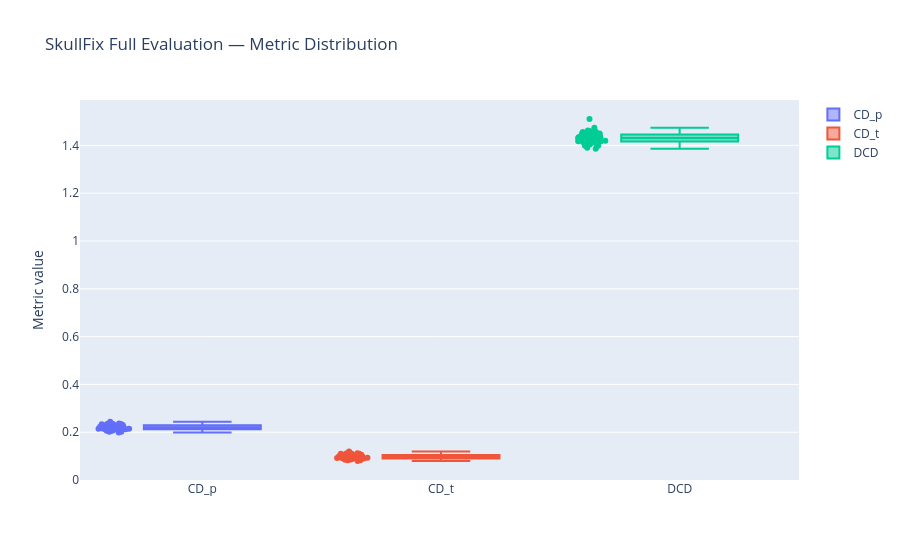

The notebook cell saved with this chart:
### Code cell
# Summary statistics
print(f"Number of evaluated samples: {len(eval_df)}")
display(eval_df[["CD_p", "CD_t", "DCD"]].describe())

# Distribution of each metric (box plot + individual points), for an at-a-glance view of the
# overall level and any outlier samples
fig = go.Figure()
for metric in ["CD_p", "CD_t", "DCD"]:
    fig.add_trace(go.Box(y=eval_df[metric], name=metric, boxpoints="all", jitter=0.3))
fig.update_layout(title="SkullFix Full Evaluation — Metric Distribution", yaxis_title="Metric value")
fig.show()
fig.write_image("skullfix_metric_boxplot.png", width=900, height=650, scale=2)

print("Top 5 worst samples by CD_p (worst completion quality — worth inspecting the point clouds):")
display(eval_df.sort_values("CD_p", ascending=False).head(5))
print("Top 5 best samples by CD_p:")
display(eval_df.sort_values("CD_p", ascending=True).head(5))

### Figure 1 — Plotly figure (JSON) as saved in the notebook; plotly's stock layout.template omitted (floating-point values rounded to 4 significant figures)
{"data": [{"boxpoints": "all", "jitter": 0.3, "name": "CD_p", "type": "box", "y": [0.2093, 0.2368, 0.2218, 0.2289, 0.2121, 0.2281, 0.2124, 0.2106, 0.2165, 0.1988, 0.2173, 0.234, 0.2239, 0.2023, 0.2203, 0.23, 0.2357, 0.2196, 0.214, 0.2236, 0.2256, 0.202, 0.2157, 0.2318, 0.2146, 0.2145, 0.2436, 0.219, 0.2114, 0.2113, 0.2341, 0.2114, 0.223, 0.2168, 0.2251, 0.2196, 0.229, 0.206, 0.2224, 0.2214, 0.2337, 0.2202, 0.2351, 0.2156, 0.2163, 0.2118, 0.2232, 0.2323, 0.2292, 0.2059]}, {"boxpoints": "all", "jitter": 0.3, "name": "CD_t", "type": "box", "y": [0.08793, 0.1123, 0.0988, 0.1049, 0.09021, 0.1041, 0.09021, 0.08926, 0.09384, 0.07957, 0.09455, 0.1097, 0.1005, 0.08306, 0.09759, 0.106, 0.1115, 0.09662, 0.09191, 0.1003, 0.1019, 0.08222, 0.0936, 0.1076, 0.09284, 0.09203, 0.1191, 0.09622, 0.08996, 0.08944, 0.1097, 0.08964, 0.09942, 0.09452, 0.1016, 0.09653, 0.105, 0.08497, 0.09924, 0.09802, 0.1097, 0.09724, 0.1113, 0.09305, 0.09384, 0.08974, 0.09989, 0.1081, 0.1053, 0.08568]}, {"boxpoints": "all", "jitter": 0.3, "name": "DCD", "type": "box", "y": [1.432, 1.438, 1.424, 1.424, 1.416, 1.433, 1.419, 1.433, 1.441, 1.423, 1.42, 1.413, 1.453, 1.431, 1.442, 1.441, 1.417, 1.448, 1.445, 1.437, 1.411, 1.417, 1.457, 1.511, 1.429, 1.408, 1.416, 1.454, 1.403, 1.429, 1.456, 1.421, 1.436, 1.434, 1.463, 1.399, 1.411, 1.399, 1.459, 1.432, 1.39, 1.457, 1.386, 1.426, 1.429, 1.413, 1.449, 1.449, 1.474, 1.43]}], "layout": {"title": {"text": "SkullFix Full Evaluation — Metric Distribution"}, "yaxis": {"title": {"text": "Metric value"}}}}
